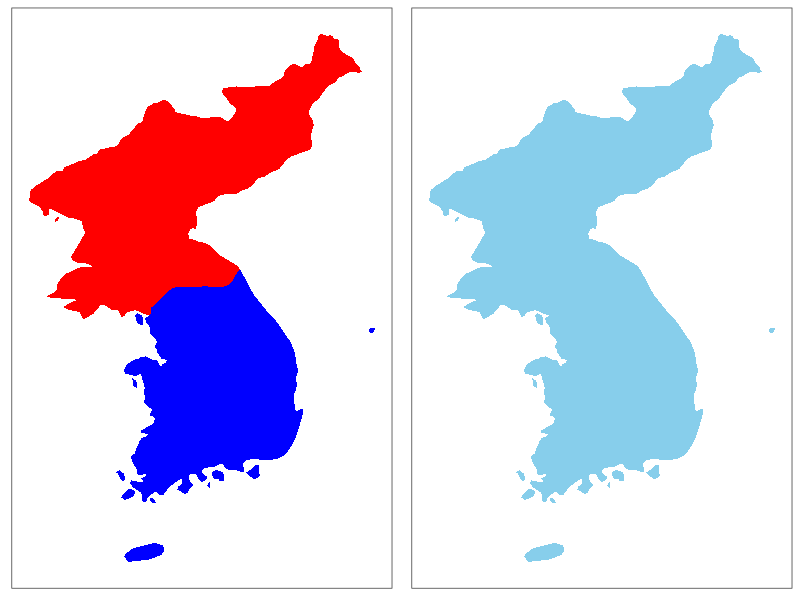

Here is the R script that generated this plot:
library(ggplot2)
library(dplyr)
library(gridExtra)

korea <-
  map_data('world') %>% 
  filter(region %in% c('North Korea','South Korea'))

united.korea <-
  korea %>%
  mutate(region = 'Korea')

clean.theme <-
  theme_bw() +
  theme(
    text = element_blank(),
    line = element_blank(),
    legend.position = 'none')

p1 <-
  ggplot(korea) +
  geom_polygon(aes(x=long, y=lat, group=group, fill=region), colour=NA) +
  scale_fill_manual(values=c('red','blue')) +
  clean.theme

p2 <-
  ggplot(united.korea) +
  geom_polygon(aes(x=long, y=lat, group=group, fill=region), colour=NA) +
  scale_fill_manual(values=c('skyblue')) +
  clean.theme

grid.arrange(p1, p2, ncol=2)

# facebook post : other answers
# https://www.facebook.com/groups/KoreaRUsers/permalink/1276993862433313/
# https://www.facebook.com/groups/krstudy/permalink/973111089529830/
